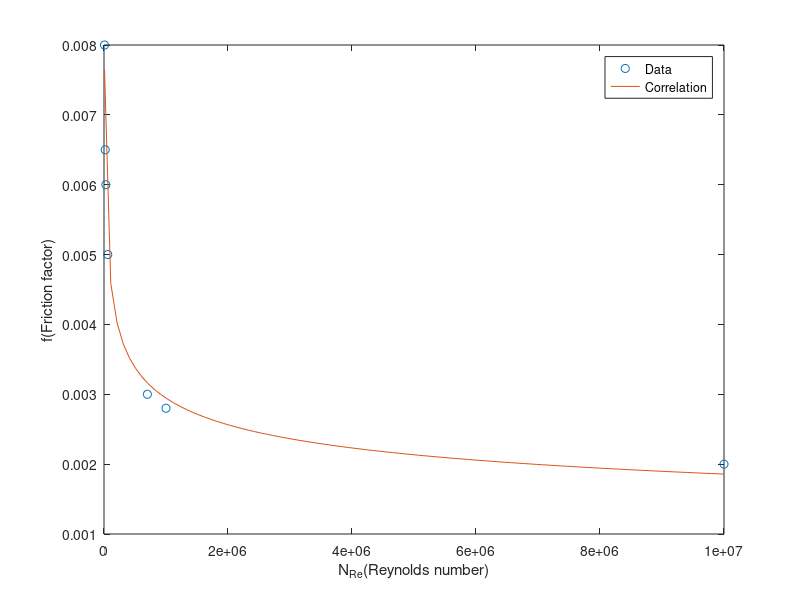

This chart was generated by the following MATLAB code:
% ffcor.m: friction factor correlation 
Nre = [8500 20000 30000 60000 700000 1000000 10000000]; % Reynolds number 
f = [0.008 0.0065 0.006 0.005 0.003 0.0028 0.002]; % friction factor 
x = log10(Nre); y = log10(f); p = polyfit(x,y,1); % linear regression by polyfit 
a = 10^p(2), b = p(1) % identified parameters  
Nrex = linspace(min(Nre),max(Nre),100); fvx = a*Nrex.^b; % compute f by the correlation 
plot(Nre,f,'o',Nrex,fvx), legend('Data','Correlation') 
xlabel('N_{Re}(Reynolds number)'), ylabel('f(Friction factor)') 